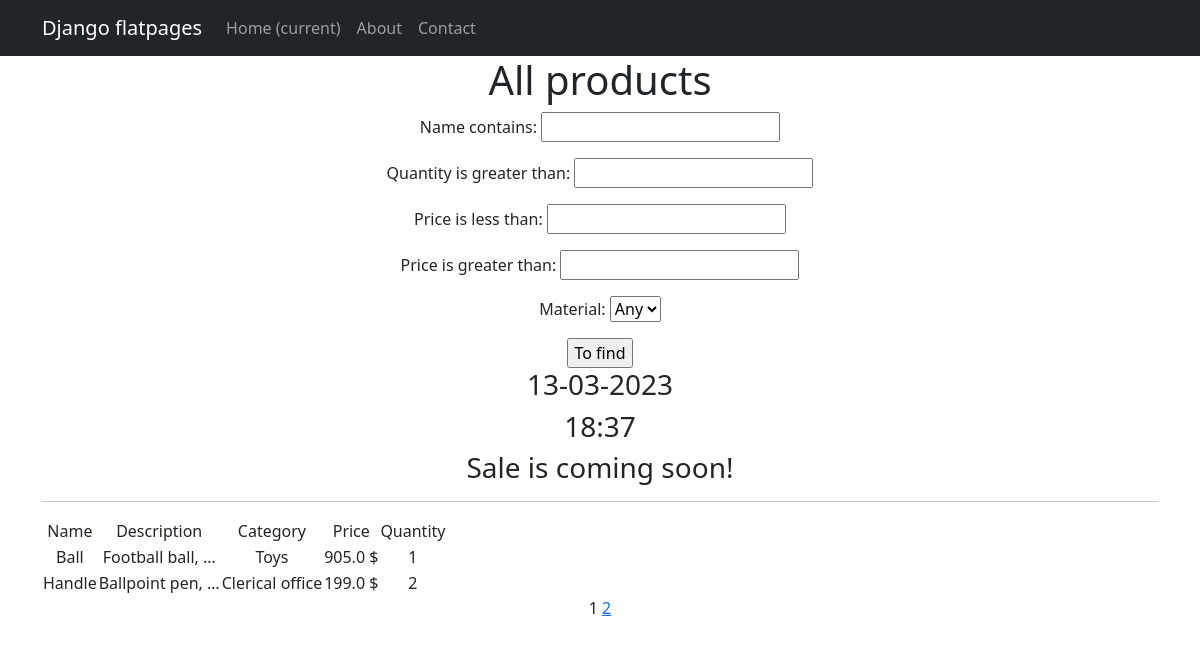
/products/, run on an earlier commit of the app's database.
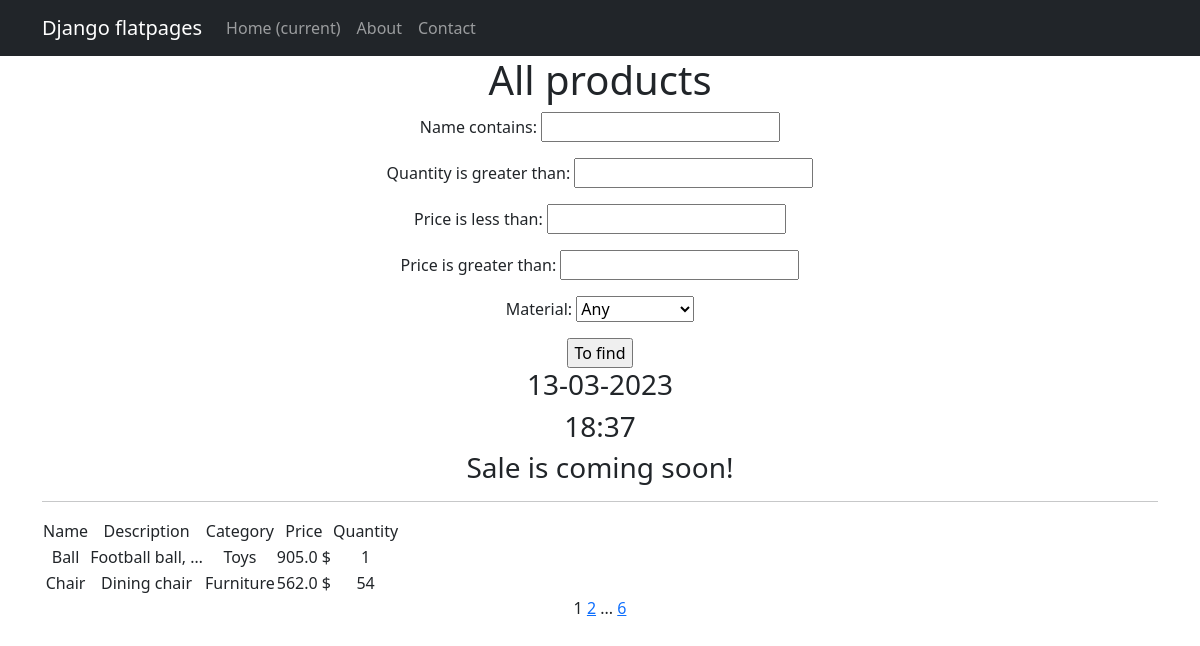
And on a later commit of the database.
### simpleapp/models.py (models this page shows, shortened)
class Product(models.Model):
    objects = None
    name = models.CharField(
        max_length=50,
        unique=True,
    )
    description = models.TextField()
    quantity = models.IntegerField(
        validators=[MinValueValidator(0)],
    )
    category = models.ForeignKey(
        to='Category',
        on_delete=models.CASCADE,
        related_name='products',
    )
    price = models.FloatField(
        validators=[MinValueValidator(0.0)],
    )

class Category(models.Model):
    name = models.CharField(max_length=100, unique=True)

### simpleapp/views.py (the view)
# urls.py: path('', ProductsList.as_view(), name='product_list'),
class ProductsList(ListView):
    model = Product
    ordering = 'name'
    template_name = 'products.html'
    context_object_name = 'products'
    paginate_by = 2
    def get_queryset(self):
        queryset = super().get_queryset()
        self.filterset = ProductFilter(self.request.GET, queryset)
        return self.filterset.qs
    def get_context_data(self, **kwargs):
        context = super().get_context_data(**kwargs)
        context['next_sale'] = None
        context['filterset'] = self.filterset
        return context

### simpleapp/models.py (called while the page is built)
    def __str__(self):
        return self.name

### simpleapp/templatetags/custom_filters.py (called while the page is built)
@register.filter()
def currency(value, code='rub'):
   postfix = CURRENCIES_SYMBOLS[code]
   return f'{value} {postfix}'

### simpleapp/templatetags/custom_tags.py (called while the page is built)
@register.simple_tag()
def current_time(format_string='%d-%m-%Y  %H:%M'):
   return datetime.utcnow().strftime(format_string)

@register.simple_tag(takes_context=True)
def url_replace(context, **kwargs):
   d = context['request'].GET.copy()
   for k, v in kwargs.items():
       d[k] = v
   return d.urlencode()

### templates/products.html (shortened to what this page needs)
{% extends 'flatpages/default.html' %}
{% load custom_filters %}
{% load custom_tags %}
{% block content %}
   <h1>All products</h1>
   <form action="" method="get">
       {{ filterset.form.as_p }}
       <input type="submit" value="To find" />
   </form>
   <h3>{% current_time '%d-%m-%Y' %}</h3>
   <h3>{% current_time '%H:%M' %}</h3>
   <h3> {{ next_sale|default_if_none:"Sale is coming soon!" }} </h3>
   <hr>
   {% if products %}
       <table>
           <tr>
               <td>Name</td>
               <td>Description</td>
               <td>Category</td>
               <td>Price</td>
               <td>Quantity</td>
           </tr>
           {% for product in products %}
           <tr>
               <td>{{ product.name }}</td>
               <td>{{ product.description|truncatewords:2 }}</td>
               <td>{{ product.category.name }}</td>
               <td>{{ product.price|currency:'usd' }}</td>
               <td>{{ product.quantity }}</td>
           </tr>
           {% endfor %}
       </table>
   {% else %}
       <h2>There are no products!</h2>
   {% endif %}
   {{ page_obj.number }}
   {% if page_obj.has_next %}
       <a href="?{% url_replace page=page_obj.next_page_number %}">{{ page_obj.next_page_number }}</a>
       {% if paginator.num_pages != page_obj.next_page_number %}
           ...
           <a href="?{% url_replace page=page_obj.paginator.num_pages %}">{{ page_obj.paginator.num_pages }}</a>
       {% endif %}
   {% endif %}
{% endblock content %}

What changed in the data, as far as the page shows it:
no longer on this page (row unchanged): Product: name "Handle", description "Ballpoint pen, …", category.name "Clerical office", price "199.0 $", quantity "2"
added Product: name "Chair", description "Dining chair", category.name "Furniture", price "562.0 $", quantity "54"
Also different on the page:
{{ page_obj.paginator.num_pages }}: (not shown) → "6"
